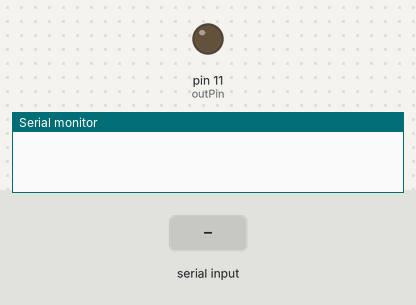
Bench run of a sketch on a simulated Arduino Uno, built with avr-gcc and run on an emulated ATmega328P. Shown: output pins drawn as LEDs (lit = HIGH), the last lines printed to the serial monitor. The inputs (shaded band) are chosen by the test bench.

Above: at 1.2 s.
1.3 s: "A" received over Serial
At 1.78 s:
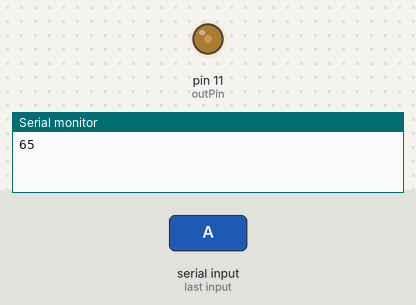
At 2.38 s:
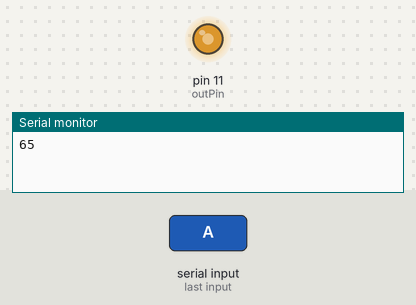
Timing chart, 0 to 10.3 s (numbered marks = the images above; inputs shaded):
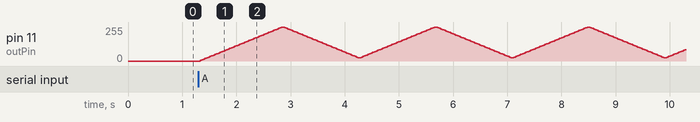

The sketch:

arp_cop.ino
```cpp
int outPin = 11;
int val;
int arpPoison = 0;
int red;

void setup() {
  // put your setup code here, to run once:
  pinMode(outPin, OUTPUT);
  Serial.begin(9600);
  Serial.flush ();
}

void loop() {
  // put your main code here, to run repeatedly:
  if (Serial.available())
  {
    val = Serial.read();
    Serial.print(val);
    if (val == 'A')
    {
        arpPoison = 1;
        for(red = 0; red <= 255; red+=5)
        {
          analogWrite(outPin, red);
          delay(30);
        }
        while (arpPoison == 1)
          {
            for(red = 255; red >= 25; red-=5)
            {
              analogWrite(outPin, red);
              delay(30);
            }
            for(red = 25; red <= 255; red+=5)
            {
              analogWrite(outPin, red);
              delay(30);
            }
            val = Serial.read();
            Serial.print(val);
            if (val == 'R')
            {
                arpPoison = 0;
                for(red = 255; red >= 0; red-=5)
            {
              analogWrite(outPin, red);
              delay(30);
            }
            }
          }
     }
  }
}
```
